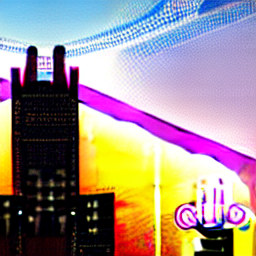
#> input picture metrics/cityscape.png, 256 x 256 px
$ python evaluate.py
#> lines starting #> are read from the running program, lines starting #| are printed output that depends on the picture
import os
import pandas as pd
from skimage.metrics import structural_similarity as ssim, peak_signal_noise_ratio as psnr
from skimage.io import imread
from skimage.transform import resize
import numpy as np
import matplotlib.pyplot as plt

#UBICACIÓN DE LA IMAGEN BASE Y CARPETA DE LAS IMÁGENES GENERADAS
BASE_IMAGE_PATH = "metrics/cityscape.png"
IMAGES_FOLDER = "benchmark"
OUTPUT_CSV = "metrics/evaluacion.csv"
IMAGE_SIZE = (512, 512)

#LEE LA IMAGEN BASE
if not os.path.exists(BASE_IMAGE_PATH):
    raise FileNotFoundError(f"No se encontró la imagen base en: {BASE_IMAGE_PATH}")
base_img = imread(BASE_IMAGE_PATH)
#> base_img is the input picture: shape (256, 256, 3); mean R, G, B 158.7, 140.1, 139.6
base_img = resize(base_img, IMAGE_SIZE, anti_aliasing=True)
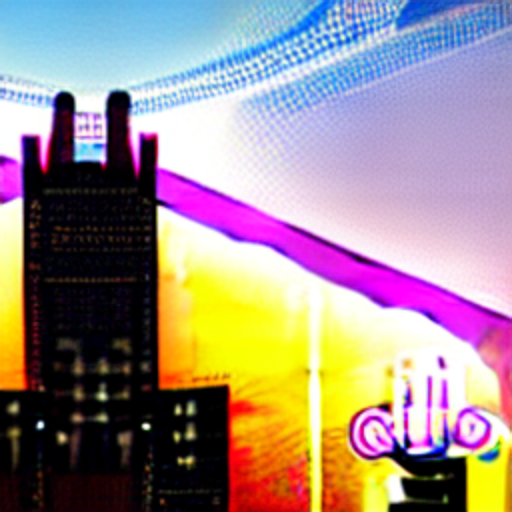
#> base_img: shape (512, 512, 3) float64; mean R, G, B 0.622, 0.549, 0.548

#LEER IMÁGENES GENERADAS POR MODELOS
files = [f for f in os.listdir(IMAGES_FOLDER) if f.endswith((".png", ".jpg"))]

results = []

for file in files:
    model_name = file.split("_")[0]
    test_img_path = os.path.join(IMAGES_FOLDER, file)
    test_img = imread(test_img_path)
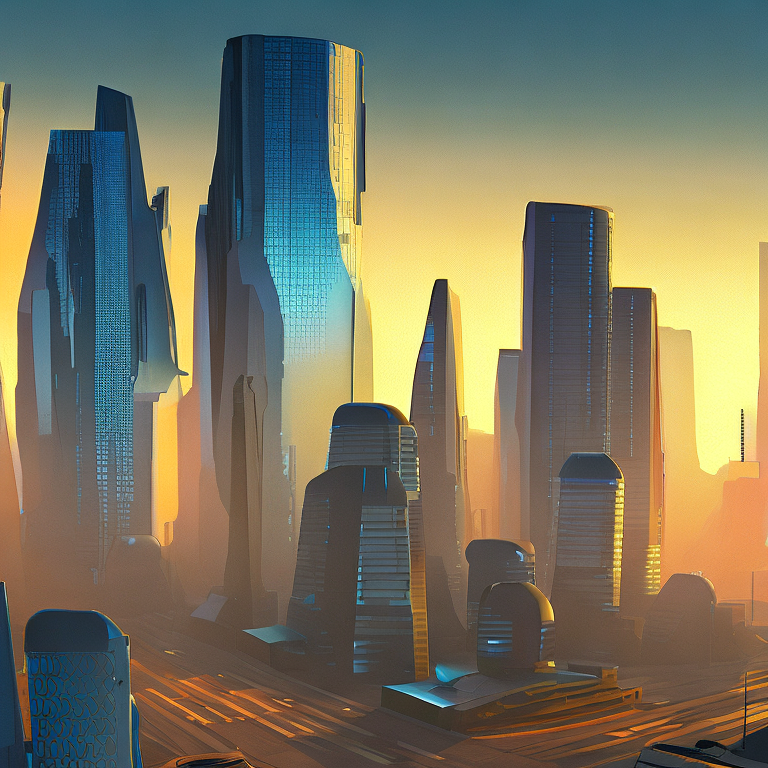
#> input picture benchmark/transformers_image_1.png, 768 x 768 px
#> test_img is the input picture: shape (768, 768, 3); mean R, G, B 122, 117.7, 96.3
    test_img = resize(test_img, IMAGE_SIZE, anti_aliasing=True)
#> test_img: shape (512, 512, 3) float64

    # CALCULAR LAS MÉTRICAS
    ssim_val = ssim(base_img, test_img, channel_axis=-1, data_range=1.0)
#> ssim_val = 0.276
    psnr_val = psnr(base_img, test_img, data_range=1.0)
#> psnr_val = 7.58

    results.append({
        "imagen_generada": file,
        "modelo": model_name,
        "ssim": ssim_val,
        "psnr": psnr_val
    })

#GUARDAR RESULTADOS
os.makedirs("metrics", exist_ok=True)
df = pd.DataFrame(results)
#> df = table of 3 rows and 4 columns
df.to_csv(OUTPUT_CSV, index=False)
print(f"Evaluación completada. Resultados guardados en {OUTPUT_CSV}")

#SE GRAFICAN LOS RESULTADOS
plt.figure(figsize=(10, 5))
modelos = df["modelo"].unique()

#PROMEDIO POR MODELO
mean_df = df.groupby("modelo")[["ssim", "psnr"]].mean().reset_index()
#> mean_df = table of 1 rows and 3 columns

x = np.arange(len(modelos))
#> x = [0]
width = 0.35

plt.bar(x - width/2, mean_df["ssim"], width, label='SSIM', color='skyblue')
plt.bar(x + width/2, mean_df["psnr"], width, label='PSNR', color='lightgreen')

plt.ylabel("Valor")
plt.title("Comparación de modelos por SSIM y PSNR")
plt.xticks(ticks=x, labels=modelos)
plt.legend()
plt.grid(axis="y", linestyle="--", alpha=0.6)

#GUARDAMOS LA FIGURA
plt.tight_layout()
plt.savefig("metrics/grafico_metricas.png")         #NO DEBO OLVIDAR CAMBIAR EL NOMBRE AQUÍ PARA EVITAR CONFLICTOS DE NOMBRE
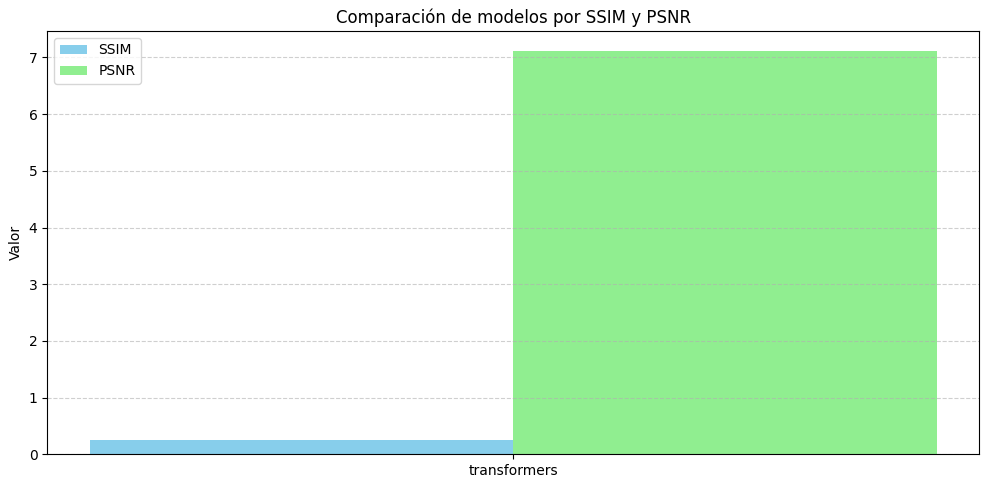
#> figure drawn by matplotlib, 1 panel
plt.show()

#EXPLICACIÓN
mejor_modelo_ssim = mean_df.loc[mean_df["ssim"].idxmax(), "modelo"]
#> mejor_modelo_ssim = 'transformers'
mejor_modelo_psnr = mean_df.loc[mean_df["psnr"].idxmax(), "modelo"]
#> mejor_modelo_psnr = 'transformers'

print("\nAnálisis automático:")
print(f"→ El modelo con mayor similitud estructural (SSIM) es: **{mejor_modelo_ssim}**")
#| → El modelo con mayor similitud estructural (SSIM) es: **transformers**
print(f"→ El modelo con menor pérdida de señal (PSNR) es: **{mejor_modelo_psnr}**")
#| → El modelo con menor pérdida de señal (PSNR) es: **transformers**

if mejor_modelo_ssim == mejor_modelo_psnr:
    print(f"El modelo **{mejor_modelo_ssim}** es consistentemente superior según ambas métricas.")
#| El modelo **transformers** es consistentemente superior según ambas métricas.
else:
    print("Las métricas no coinciden: un modelo es mejor en estructura, otro en fidelidad de señal.")
